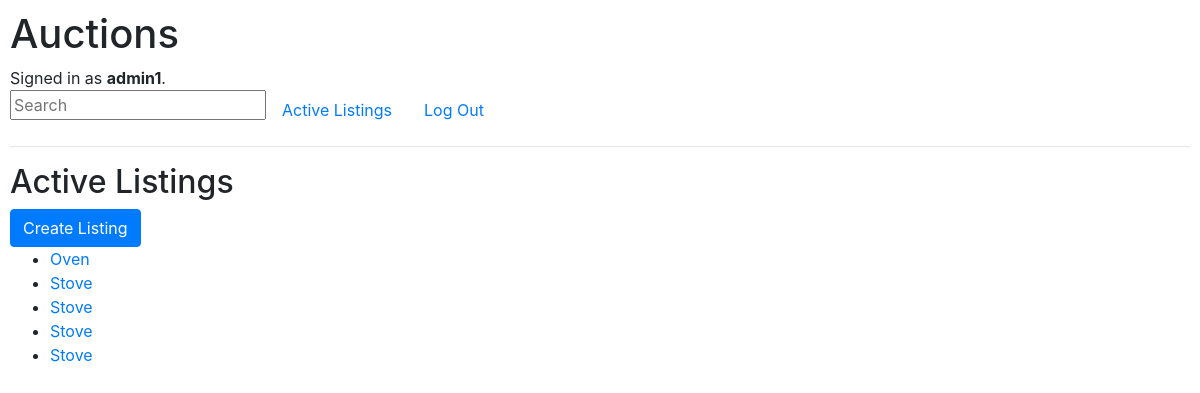
Screenshot of / (signed in) with the database file from the repository.
### auctions/models.py (models this page shows, shortened)
class User(AbstractUser):
    pass

class Listing(models.Model):
	listed_id = models.AutoField(auto_created=True, primary_key=True)
	item_name = models.CharField(max_length=64)
	item_description = models.CharField(max_length=500, default="no description")
	seller = models.CharField(max_length=64)
	buyer = models.CharField(max_length=64, default="none")
	price = models.DecimalField(max_digits=19, decimal_places=2)
	category = models.CharField(max_length=12, default="no category")
	image = models.CharField(max_length=255, default="no image")
	listing_date = models.DateField(default=0000-00-00)

### auctions/views.py (the view)
# urls.py: path("", views.index, name="index"),
def index(request):
    return render(request, "auctions/index.html", {
        "listings": Listing.objects.all()
        })

### auctions/templates/auctions/index.html
{% extends "auctions/layout.html" %}
{% block body %}
    <h2>Active Listings</h2>
    {% if user.is_authenticated %}
    	<a class="btn btn-primary" href="{% url 'create_listing' %}">Create Listing</a>
    {% else %}
    	<p>Login to Create a Listing</p>
    {% endif %}
    <ul>
    	{% for item in listings %}
    		<li><p hidden>Listing #{{ item.listed_id }}</p> <a href="{% url 'listed' item_id=item.listed_id %}">{{ item.item_name }}</a></li>
    	{% empty %}
    		<li>No Listings</li>
    	{% endfor %}
    </ul>
{% endblock %}

### auctions/templates/auctions/layout.html (shortened to what this page needs)
{% load static %}
<!DOCTYPE html>
<html lang="en">
    <head>
        <link rel="stylesheet" href="https://stackpath.bootstrapcdn.com/bootstrap/4.4.1/css/bootstrap.min.css">
        <link href="{% static 'auctions/styles.css' %}" rel="stylesheet">
    </head>
    <body>
        <h1>Auctions</h1>
        <div>
            {% if user.is_authenticated %}
                Signed in as <strong>{{ user.username }}</strong>.
            {% else %}
                Not signed in.
            {% endif %}
        </div>
        <ul class="nav">
            <form action="{% url 'search' %}" method="post">
                    <input class="search" type="text" name="q" placeholder="Search">
            </form>
            <li class="nav-item">
                <a class="nav-link" href="{% url 'index' %}">Active Listings</a>
            </li>
            {% if user.is_authenticated %}
                <li class="nav-item">
                    <a class="nav-link" href="{% url 'logout' %}">Log Out</a>
                </li>
            {% endif %}
        </ul>
        <hr>
        {% block body %}
        {% endblock %}
    </body>
</html>

### auctions/static/auctions/styles.css (style rules this page uses)
body { padding: 10px; }

### rows the page displays
User: username "admin1"
Listing: item_name "Oven"
Listing: item_name "Stove"
Listing: item_name "Stove"
Listing: item_name "Stove"
Listing: item_name "Stove"
